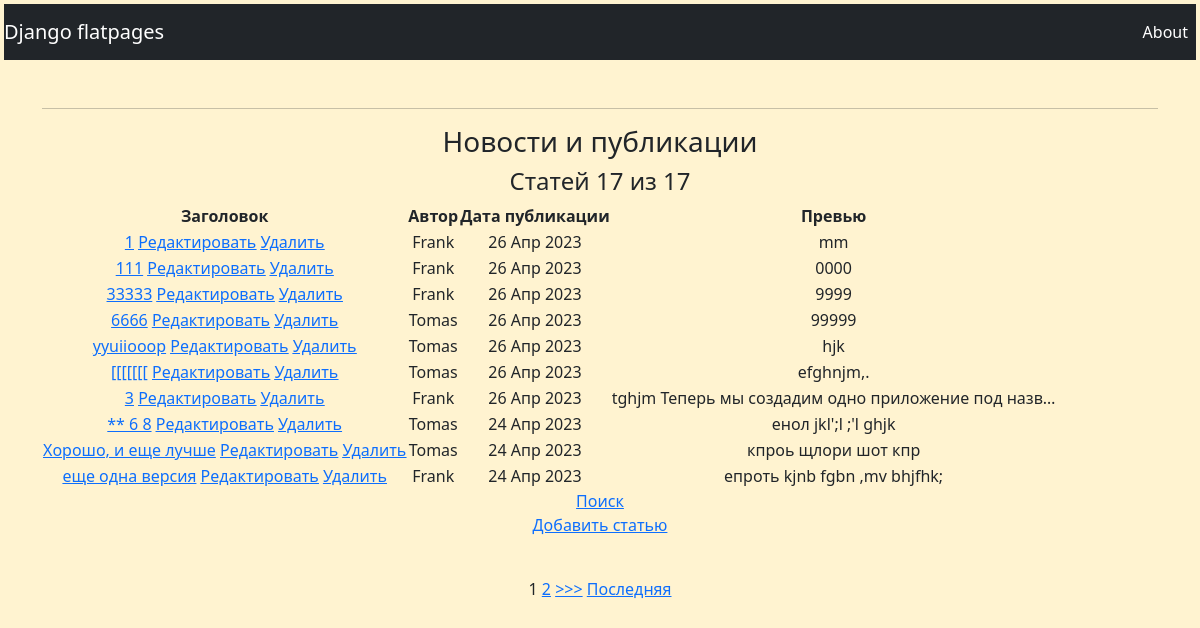
Page /news/ on the committed database.
### news/models.py (models this page shows, shortened)
class Post(models.Model):
    author = models.ForeignKey(Author, on_delete=models.CASCADE, verbose_name='автор публикации')
    NEWS = 'NW'
    ARTICLE = 'AR'
    CATEGORY_CHOICES = (
        (NEWS, 'Новость'),
        (ARTICLE, 'Статья'),
    )
    categoryType = models.CharField(max_length=2, choices=CATEGORY_CHOICES, default=ARTICLE)
    dateCreation = models.DateTimeField(auto_now_add=True, verbose_name='Дата публикации')
    postCategory = models.ManyToManyField(Category, through='PostCategory')
    title = models.CharField(max_length=128, verbose_name='Заголовок')
    text = models.TextField(verbose_name='Статья')
    rating = models.SmallIntegerField(default=0)

class Author(models.Model):
    authorUser = models.OneToOneField(User, on_delete=models.CASCADE)
    ratingAuthor = models.SmallIntegerField(default=0)

### news/views.py (the view, shortened to what this page needs)
# urls.py: path('', News.as_view()),
class News(ListView):
    model = Post
    template_name = 'news.html'
    context_object_name = 'news'
    ordering = ['-dateCreation']
    form_class = PostForm
    paginate_by = 10  # постраничный вывод в 1элемент
    def get_queryset(self):
        queryset = PostFilter(self.request.GET, super().get_queryset()).qs
        return queryset
    def get_context_data(self, **kwargs):  # забираем отфильтрованные
        context = super().get_context_data(**kwargs)
        context['filter'] = PostFilter(self.request.GET,
                                       queryset=self.get_queryset())  # вписываем наш фильтр в контекст
        context['time_now'] = datetime.utcnow()  # добавим переменную текущей даты time_now
        return context

### news/templatetags/custom_filters.py (called while the page is built)
@register.filter(name='censor')
def censor(val, arg):
    bannedList = ['идиот', 'придурок', 'черт', 'козел']
    text = val
    result = ''
    for word in bannedList:
        data = text.lower().replace(word, arg * len(word))
        text = data
    for i in range(len(val)):
        if val[i] != text[i]:
            result += text[i].upper()
        else:
            result += text[i]
    return result

### templates/news.html (shortened to what this page needs)
{% extends 'flatpages/default.html' %}
{% load custom_filters %}
{% block content %}
<h3>Новости и публикации</h3>
<h4>Cтатей {{ filter.qs|length }} из {{ page_obj.paginator.count }}</h4>
<table>
    <thead>
        <th>Заголовок</th>
        <th>Автор</th>
        <th>Дата публикации</th>
        <th>Превью</th>
    </thead>
    {% for post in news %}
    <tr>
        <td><a href="{% url 'post_detail' post.id %}">{{ post.title|censor:"'" }}</a>
            <a href="{% url 'post_edit' post.id %}"><u>Редактировать</u></a>
            <a href="{% url 'post_delete' post.id %}"><u>Удалить</u></a>
        </td>
        <td>{{ post.author.authorUser|title }}</td>
        <td>{{ post.dateCreation|date:'d M Y' }}</td>
        <td>{{ post.text|censor:"'"|truncatechars:50 }}</td>
    </tr>
    {% endfor %}
</table>
<a href='search/'> Поиск</a><br>
<p><a href="{% url 'post_create' %}">Добавить статью</a></p> <br>
{% if is_paginated %}
    {% for num in page_obj.paginator.page_range %}
        {% if page_obj.number == num %}
            <a>{{ num }}</a>
        {% elif num > page_obj.number|add:'-3' and num < page_obj.number|add:'3' %}
            <a href="?page={{ num }}">{{ num }}</a>
        {% endif %}
    {% endfor %}
    {% if page_obj.has_next %}
        <a href="?page={{ page_obj.next_page_number }}">>>></a>
        <a href="?page={{ page_obj.paginator.num_pages }}">Последняя</a>
    {% endif %}
{% endif %}
{% endblock %}

### templates/flatpages/default.html (shortened to what this page needs)
{% load static %}
<!DOCTYPE html>
<html lang="en">
    <head>
        <link href="{% static 'css/styles.css' %}" rel="stylesheet">
    </head>
    <body>
        <div class="min-vh-100 bg-warning p-1" style="--bs-bg-opacity: .19;">
            <nav class="navbar navbar-expand-lg navbar-dark bg-dark">
                <a class="navbar-brand" href="/">Django flatpages </a>
                <div class="collapse navbar-collapse" id="navbarSupportedContent">
                    <ul class="navbar-nav ms-auto mb-2 mb-lg-0">
                        <li class="nav-item"><a class="nav-link active" aria-current="page" href='about/'>About</a></li>
                    </ul>
                </div>
            </nav>
            <div class="container">
                <div class="text-center mt-5">
                    <hr>
                    {% block content %}{% endblock content %}
                </div>
            </div>
        </div>
    </body>
</html>

### rows in the picture
Post: title|censor "1", author.authorUser "Frank", dateCreation "26 Апр 2023", text|censor "mm"
Post: title|censor "111", author.authorUser "Frank", dateCreation "26 Апр 2023", text|censor "0000"
Post: title|censor "33333", author.authorUser "Frank", dateCreation "26 Апр 2023", text|censor "9999"
Post: title|censor "6666", author.authorUser "Tomas", dateCreation "26 Апр 2023", text|censor "99999"
Post: title|censor "yyuiiooop", author.authorUser "Tomas", dateCreation "26 Апр 2023", text|censor "hjk"
Post: title|censor "[[[[[[[", author.authorUser "Tomas", dateCreation "26 Апр 2023", text|censor "efghnjm,."
Post: title|censor "3", author.authorUser "Frank", dateCreation "26 Апр 2023", text|censor "tghjm Теперь мы создадим одно приложение под назв…"
Post: title|censor "** 6 8", author.authorUser "Tomas", dateCreation "24 Апр 2023", text|censor "енол jkl';l ;'l ghjk"
Post: title|censor "Хорошо, и еще лучше", author.authorUser "Tomas", dateCreation "24 Апр 2023", text|censor "кпроь щлори шот кпр"
Post: title|censor "еще одна версия", author.authorUser "Frank", dateCreation "24 Апр 2023", text|censor "епроть kjnb fgbn ,mv bhjfhk;"

### other values in the picture
{{ filter.qs|length }} "17"
{{ page_obj.paginator.count }} "17"
{{ num }} "1"
{{ num }} "2"
